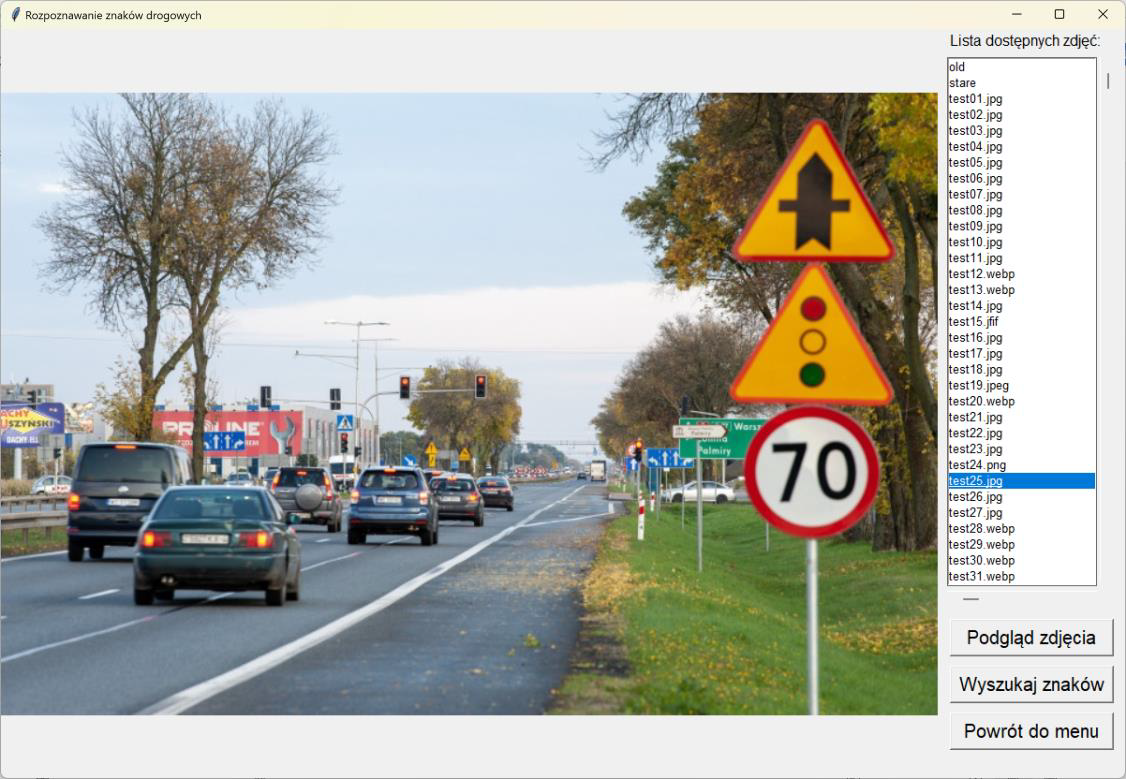
#> input picture images/image.png, 1126 x 779 px; its folder holds only this picture in this run
$ python -i TrafficSignRecognition.py   (imports and definitions only)
#> lines starting #> are read from the running program, lines starting #| are printed output that depends on the picture; after the words box and inside, x2 and y2 are one past the last pixel; in counts of white or black regions, pixels touching at a corner belong together
#> further down, picture is the input picture: shape (779, 1126, 3); mean B, G, R 167.6, 175.1, 173.8
import numpy as np
import cv2
import tkinter as tk
import sys
import os
from PIL import Image, ImageTk
import math

from template_match import TemplateMatcher

HIGH = 400
WIDTH = 400

# [30 lines left out: function stackImages, not called in this run]

def red(img_hsv):
    lower_red_1 = np.array([0,70,60])
    upper_red_1 = np.array([10,255,255])
    lower_red_2 = np.array([170,70,60])
    upper_red_2 = np.array([180,255,255])
    mask_1 = cv2.inRange(img_hsv,lower_red_1,upper_red_1)
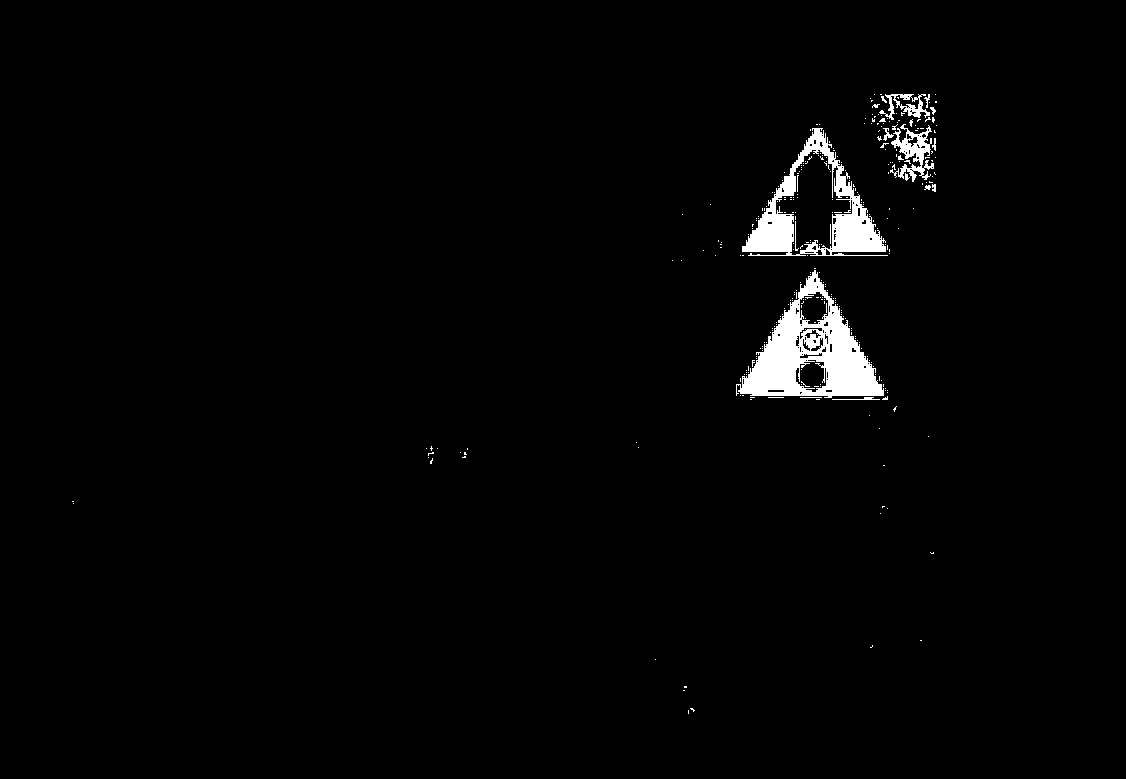
#> mask_1: shape (779, 1126); 1.8% white; 313 white regions (297 under 20 px), largest, box (x1, y1, x2, y2) and area: (736, 270, 884, 398) 7991, (742, 128, 888, 256) 5426, (890, 124, 934, 182) 1015
    mask_2 = cv2.inRange(img_hsv,lower_red_2,upper_red_2)
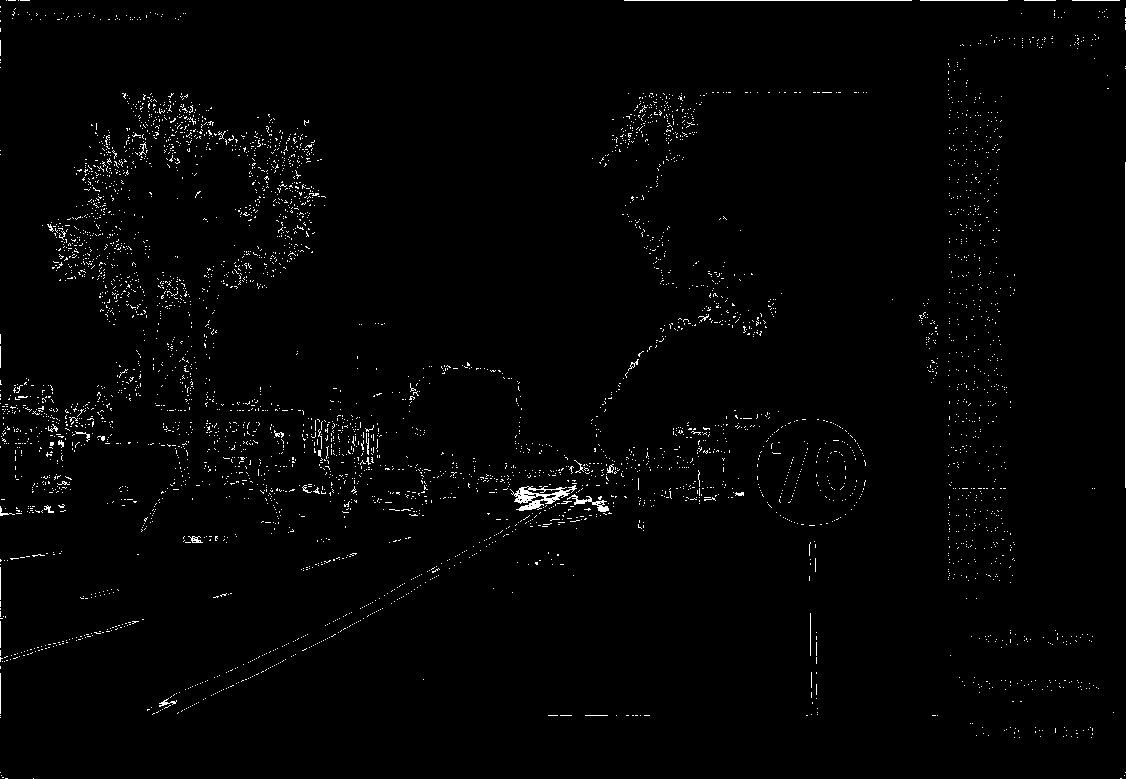
#> mask_2: shape (779, 1126); 1.4% white in thin lines or dots
    mask = cv2.bitwise_or(mask_1, mask_2)
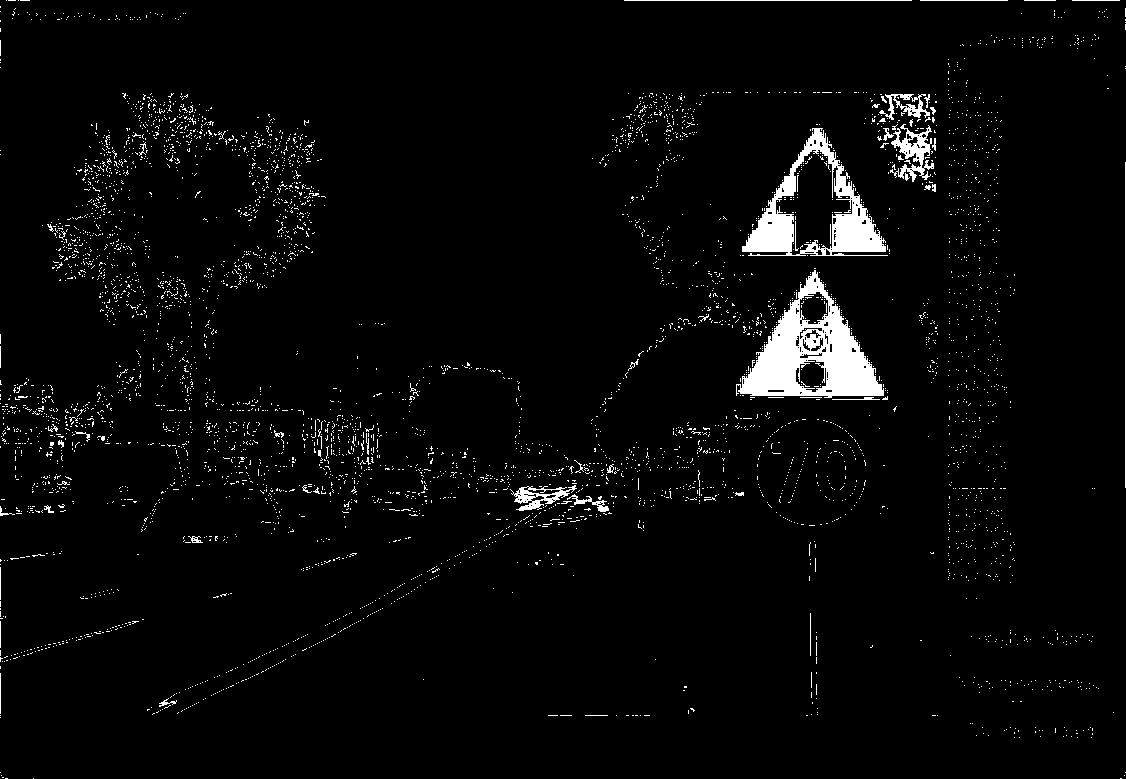
#> mask: shape (779, 1126); 3.2% white; 4865 white regions (4813 under 20 px), largest, box (x1, y1, x2, y2) and area: (736, 270, 884, 398) 7991, (742, 128, 888, 256) 5426, (890, 124, 934, 182) 1015
    return mask

# [8 lines left out: function blue, not called in this run]

def check_colour(img, mask):
    img_result = cv2.bitwise_and(img,img,mask=mask)
    return img_result

# [40 lines left out: functions signs_detecion, signs_mark, not called in this run]

def return_window(window_now, window_new):
    window_now.pack_forget()
    window_new.pack()

# [187 lines left out: functions choice_image, menu, not called in this run]

# [10 lines not run here, left out]

>>> import cv2
>>> picture = cv2.imread('images/image.png')
>>> result = red(picture)

$ run again, on images/red_signs.png
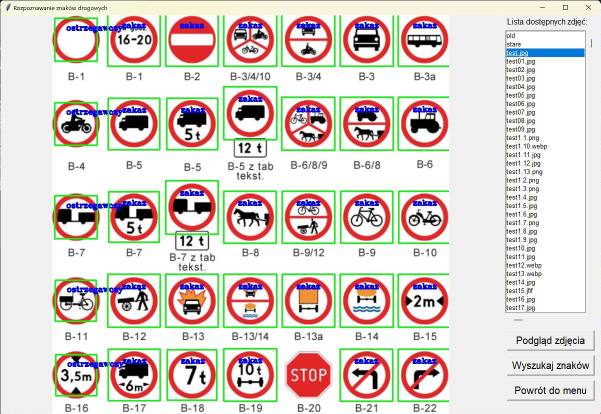
#> input picture images/red_signs.png, 1201 x 827 px (shown at 1/2 size)
#> picture is the input picture: shape (827, 1201, 3); mean B, G, R 204.6, 210.6, 218.9
#> in red, `mask_1 = cv2.inRange(img_hsv,lower_red_1,upper_red_1)`:
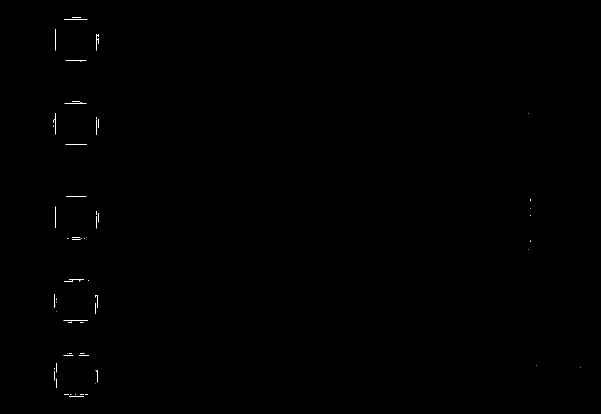
#> mask_1: shape (827, 1201) (shown at 1/2 size); 0.12% white in thin lines or dots, all inside (x1, y1, x2, y2) = (107, 34, 1161, 794)
#> mask_2: shape (827, 1201); 1% white in thin lines or dots
#> in red, `mask = cv2.bitwise_or(mask_1, mask_2)`:
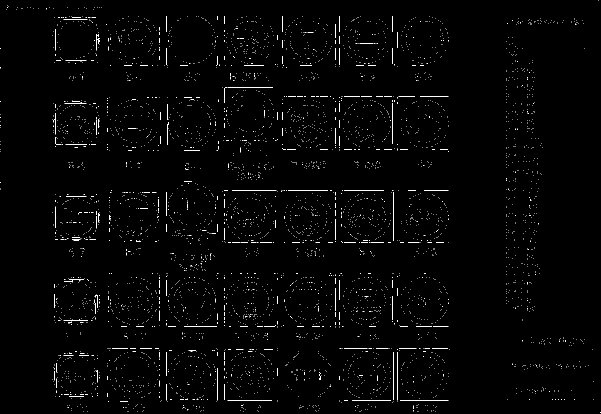
#> mask: shape (827, 1201) (shown at 1/2 size); 1.2% white in thin lines or dots
